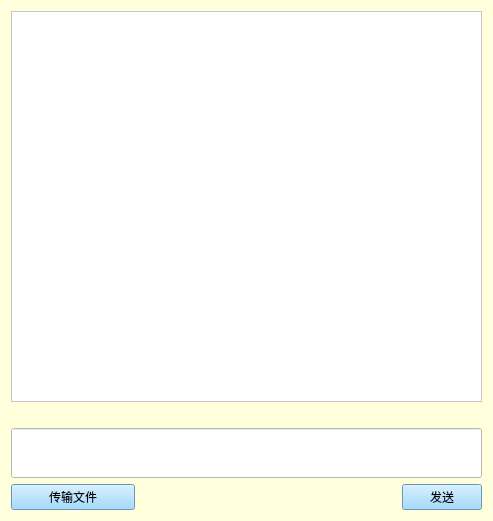
<?xml version="1.0" encoding="UTF-8"?>
<ui version="4.0">
 <class>PrivateChat</class>
 <widget class="QWidget" name="PrivateChat">
  <property name="enabled">
   <bool>true</bool>
  </property>
  <property name="geometry">
   <rect>
    <x>0</x>
    <y>0</y>
    <width>493</width>
    <height>521</height>
   </rect>
  </property>
  <property name="windowTitle">
   <string>Form</string>
  </property>
  <property name="styleSheet">
   <string notr="true">background-color: rgb(255, 255, 220);</string>
  </property>
  <layout class="QGridLayout" name="gridLayout_2">
   <item row="0" column="0">
    <layout class="QGridLayout" name="gridLayout">
     <item row="5" column="2">
      <spacer name="horizontalSpacer">
       <property name="orientation">
        <enum>Qt::Horizontal</enum>
       </property>
       <property name="sizeHint" stdset="0">
        <size>
         <width>40</width>
         <height>20</height>
        </size>
       </property>
      </spacer>
     </item>
     <item row="1" column="0">
      <spacer name="horizontalSpacer_2">
       <property name="orientation">
        <enum>Qt::Horizontal</enum>
       </property>
       <property name="sizeHint" stdset="0">
        <size>
         <width>40</width>
         <height>20</height>
        </size>
       </property>
      </spacer>
     </item>
     <item row="0" column="0" colspan="4">
      <widget class="QTextEdit" name="textEdit">
       <property name="font">
        <font>
         <family>宋体</family>
        </font>
       </property>
       <property name="styleSheet">
        <string notr="true">background-color: rgb(255, 255, 255);</string>
       </property>
      </widget>
     </item>
     <item row="5" column="1">
      <spacer name="horizontalSpacer_3">
       <property name="orientation">
        <enum>Qt::Horizontal</enum>
       </property>
       <property name="sizeHint" stdset="0">
        <size>
         <width>40</width>
         <height>20</height>
        </size>
       </property>
      </spacer>
     </item>
     <item row="2" column="0" colspan="4">
      <widget class="QLineEdit" name="lineEdit">
       <property name="minimumSize">
        <size>
         <width>449</width>
         <height>50</height>
        </size>
       </property>
       <property name="font">
        <font>
         <family>宋体</family>
         <pointsize>11</pointsize>
        </font>
       </property>
       <property name="styleSheet">
        <string notr="true">background-color: rgb(255, 255, 255);</string>
       </property>
      </widget>
     </item>
     <item row="5" column="0">
      <widget class="QPushButton" name="fileButton">
       <property name="styleSheet">
        <string notr="true">background-color: rgb(137, 208, 255);</string>
       </property>
       <property name="text">
        <string>传输文件</string>
       </property>
      </widget>
     </item>
     <item row="5" column="3">
      <widget class="QPushButton" name="sendButton">
       <property name="styleSheet">
        <string notr="true">background-color: rgb(137, 208, 255);</string>
       </property>
       <property name="text">
        <string>发送</string>
       </property>
      </widget>
     </item>
    </layout>
   </item>
  </layout>
 </widget>
 <resources/>
 <connections/>
</ui>
